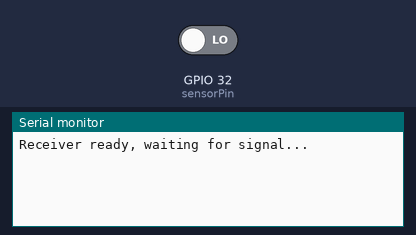
Bench run of a sketch on a simulated ESP32. Parts: the last lines printed to the serial monitor. The test bench sets the inputs (shaded band); at power-on: GPIO 32 (sensorPin) LOW.

Above: at 1.2 s.
1.3 s: GPIO 32 (sensorPin) driven HIGH
At 2.7 s:
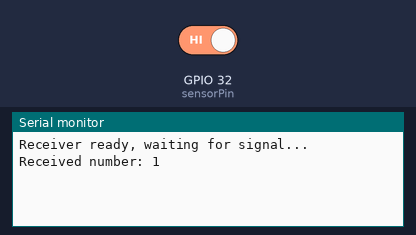
3.2 s: GPIO 32 (sensorPin) driven LOW
At 4.2 s:
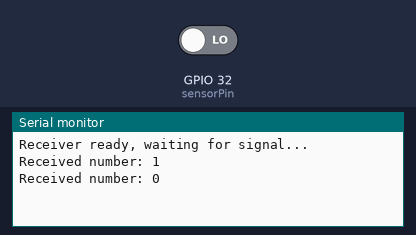

Measured:
- after the input at 1.3 s, the serial monitor: prints a new line after 0.40 s (image 1)
- after the input at 3.2 s, the serial monitor: prints a new line after 0.30 s (image 2)

The sketch:

sketch_jun28a.ino
```cpp
const int sensorPin = 32; // DO pin
const int bitDuration = 100; // ms per bit sampling interval
const unsigned long timeoutDuration = 300; // ms to detect end of transmission

String binaryString = "";
unsigned long lastSampleTime = 0;
unsigned long lastChangeTime = 0;
bool lastBit = false;
bool firstRead = true;

void setup() {
  Serial.begin(115200);
  pinMode(sensorPin, INPUT);
  Serial.println("Receiver ready, waiting for signal...");
}

void loop() {
  unsigned long currentTime = millis();

  if (currentTime - lastSampleTime >= bitDuration) {
    lastSampleTime = currentTime;

    bool currentBit = digitalRead(sensorPin);

    if (firstRead) {
      lastBit = currentBit;
      lastChangeTime = currentTime;
      firstRead = false;
    }

    // Detect bit changes or stable bit continuation
    if (currentBit != lastBit) {
      // Bit changed - new bit
      binaryString += currentBit ? '1' : '0';
      lastChangeTime = currentTime;
      lastBit = currentBit;
    } else {
      // Bit same as last time
      // Check if timeout occurred (end of transmission)
      if (binaryString.length() > 0 && (currentTime - lastChangeTime > timeoutDuration)) {
        // End of transmission detected
        long receivedNum = strtol(binaryString.c_str(), NULL, 2);
        Serial.print("Received number: ");
        Serial.println(receivedNum);

        // Reset for next transmission
        binaryString = "";
        firstRead = true;
      }
    }
  }
}
```
